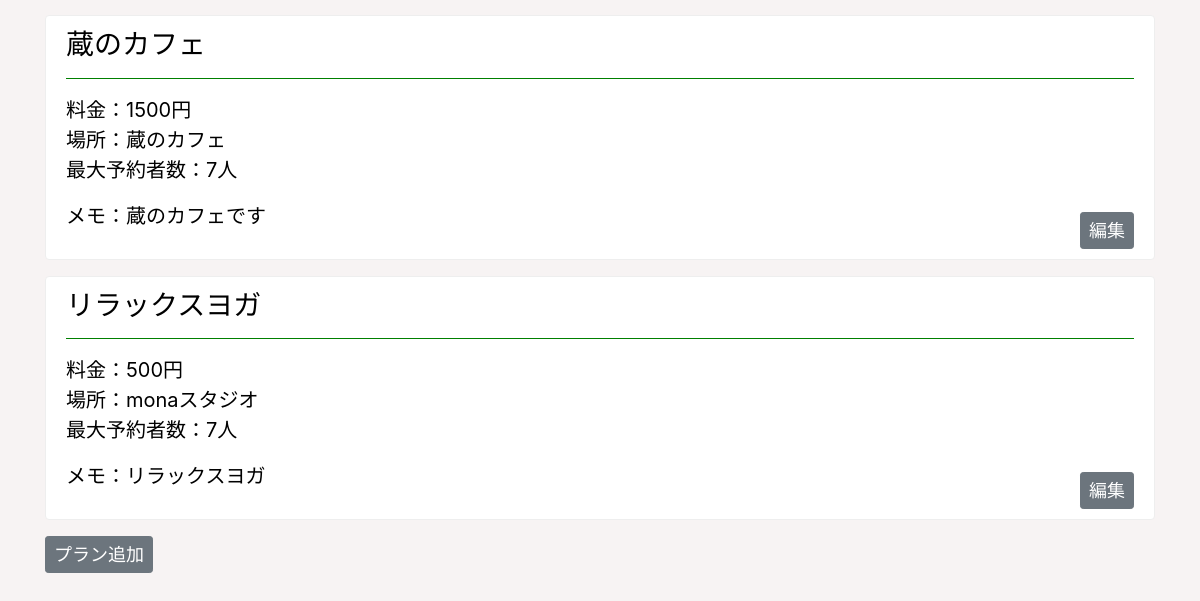
Before: /setting_plan/ (lower part) with the older database file.
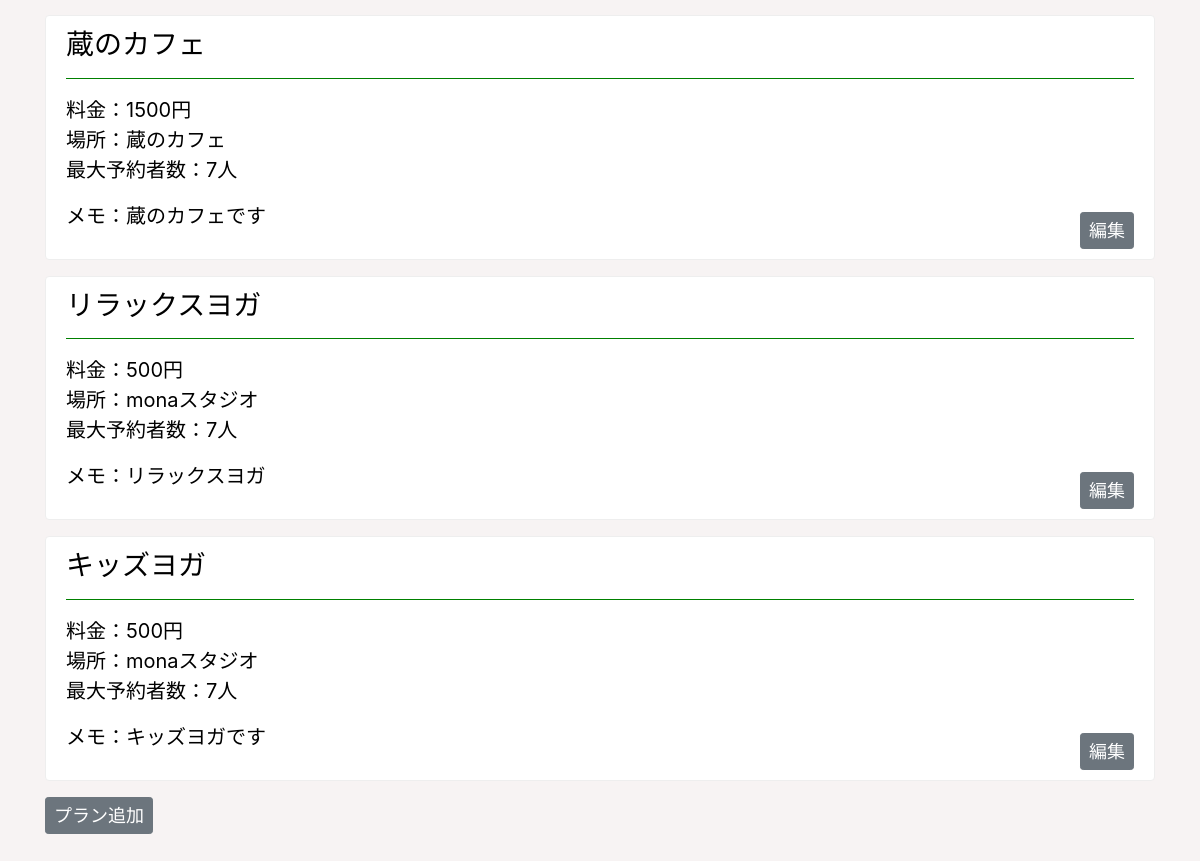
After: the same page with the newer database file.
### yogaapp/models.py (models this page shows, shortened)
class SettingPlanModel(models.Model):
    name = models.CharField('プラン名', max_length=30)
    short_plan_name = models.CharField('短縮プラン名', max_length=100, default=0)
    price = models.IntegerField('料金', default=500)
    location = models.CharField('場所', max_length=50)
    max_book = models.IntegerField('最大予約人数', default=7)
    memo = models.TextField('メモ', null=True, blank=True)
    image = models.ImageField('画像', null=True, blank=True)
    plan_num = models.IntegerField('モデルナンバー', default=0)

### yogaapp/views/view4.py (the view)
# urls.py: path('setting_plan/', SettingPlanList.as_view(), name='setting_plan'),
class SettingPlanList(ListView):
    template_name = 'setting_plan_detail.html'
    model = SettingPlanModel
    def get_queryset(self):
        return super().get_queryset().order_by('plan_num')

### templates/setting_plan_detail.html (shortened to what this page needs)
{% extends 'base.html' %}
{% load static %}
{% block customcss %}
<link rel="stylesheet" type="text/css" href="{% static 'detail_admin.css' %}">
{% endblock customcss %}
{% block header %}
{% include 'header_admin.html' %}
{% endblock header %}
{% block content %}
<div class="container">
    <br>
    {% for item in object_list %}
    {% if item.plan != '0' %}
    <div class="alert alert-warning" role="alert">
        <h3>
            {{ item.name }}
        </h3>
        <hr style="border-color: green;">
        <p>
            料金：{{ item.price }}円<br>
            場所：{{ item.location }}<br>
            最大予約者数：{{ item.max_book }}人
        </p>
        <p>
            メモ：{{ item.memo }}
        </p>
        <div class="bottom">
            <a href="{% url 'setting_plan_update' item.pk %}" class="btn btn-secondary btn-sm">編集</a>
        </div>
    </div>
    {% endif %}
    {% endfor %}
    <a href="{% url 'create' %}" class="btn btn-secondary btn-sm">プラン追加</a>
</div>
{% endblock content %}

Changed rows visible on the page:
added SettingPlanModel: name "キッズヨガ", price "500", location "monaスタジオ", max_book "7", memo "キッズヨガです"
